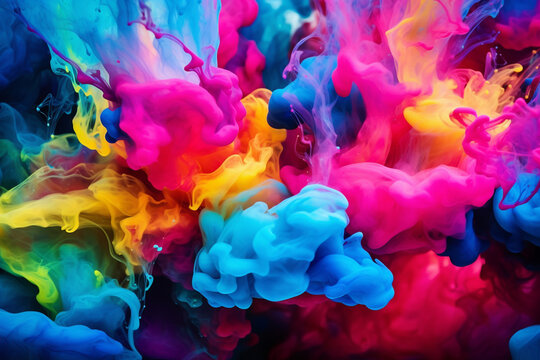
#> input picture img1.jpg, 540 x 360 px
$ jupyter execute intro.ipynb
#> lines starting #> are read from the running program, lines starting #| are printed output that depends on the picture
## Spatial Filtering in Image Processing ##
**Spatial Filtering is a fundamental image processing technique where a small matrix(called a kernel or filter or mask) is applied over an image to emphasize or suppress certain features like edges, noise, or texture(blurring)**

### Common Use Cases ###
- Blurrring / Smoothin
- Sharpening
- Edge Detection
- Noise Reduction

## Types of Linear Filters ##
**1. Linear Spatial Filters**<Br>
**2. Non-linear Spatial Filters**

### Linear Spatial Filters
***A Linear Spatial Filter modifies a pixel by taking a weighted sum of it and its neighboring pixels, where the weights are defined by a kernel (or filter matrix)***

[cell 1]
import cv2
import numpy as np
import matplotlib.pyplot as plt

# Load image in grayscale
img = cv2.imread('img1.jpg', cv2.IMREAD_GRAYSCALE)
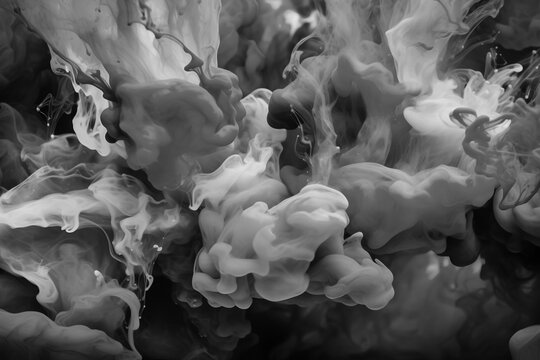
#> img: shape (360, 540); min 0, max 231, mean 89.3
# img = cv2.cvtColor(img, cv2.COLOR_BGR2RGB)

# Define a simple 3x3 averaging kernel
kernel = np.ones((3, 3), np.float32) / 9

# Apply the filter using cv2.filter2D
filtered = cv2.filter2D(img, -1, kernel)

# Show results
plt.subplot(1, 2, 1)
plt.imshow(img, cmap='gray')
plt.title('Original')

plt.subplot(1, 2, 2)
plt.imshow(filtered, cmap='gray')
plt.title('Blurred (3x3 Avg Filter)')

plt.tight_layout()
plt.show()

[cell 2]
# Now, imagine applying this kernel to a pixel's 3×3 neighborhood. You’re summing 9 pixel values. Without dividing, you’d be amplifying the brightness.
# To turn it into an averaging filter, we divide every value by the total number of elements:

# When this kernel is applied:

# You multiply it element-wise with the neighborhood

# Then sum everything

# Which is equivalent to taking the average of the 9 pixels

arr = np.arange(24).reshape(4, 6)
print(arr)
arr = arr / 9
print(arr)
arr_ones = np.ones((3, 3), np.float32)
print(arr_ones)
arr_ones = arr_ones / 9
print(arr_ones)

[cell 3]
hist_original = cv2.calcHist([img], [0], None, [256], [0, 256])
#> hist_original = 256 values, max 1621 at index 93, min 0 at index 230, mean 759.4

hist_filtered = cv2.calcHist([filtered], [0], None, [256], [0, 256])
#> hist_filtered = 256 values, max 1588 at index 93, min 0 at index 0, mean 759.4

plt.figure(figsize=(12, 2))

plt.subplot(1, 2, 1)
plt.plot(hist_original, color='black')
plt.title("Original")
# plt.xlim((200, 260))

plt.subplot(1, 2, 2)
plt.plot(hist_filtered, color='black')
plt.title("Filtered")
# plt.xlim((0, 30))

plt.tight_layout()
plt.show()
#> figure, not shown here; panel 1: curve peaks at x = 93, y = 1621; panel 2: curve peaks at x = 93, y = 1588

[cell 4]
img1 = cv2.imread('image.png', cv2.IMREAD_GRAYSCALE)
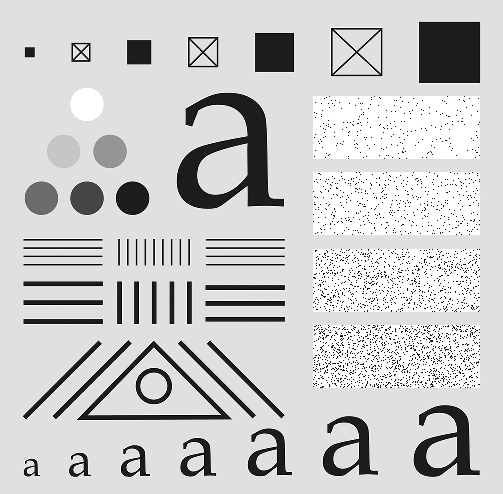
#> input picture image.png, 503 x 494 px
#> img1: shape (494, 503); min 0, max 255, mean 203.2

kernel = np.ones((3, 3), np.float32) / 9

filtered1 = cv2.filter2D(img1, -1, kernel)
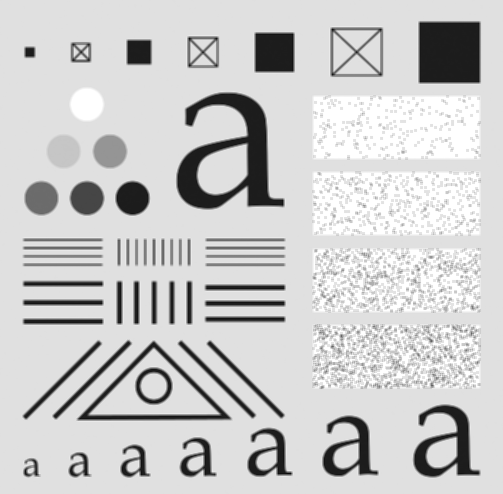
#> filtered1: shape (494, 503); min 10, max 255, mean 203.4

plt.subplot(1, 2, 1)
plt.imshow(img1,cmap='gray')
plt.title("Original")

plt.subplot(1, 2, 2)
plt.imshow(filtered1, cmap='gray')
plt.title("Blurred (3x3 Avg Filter)")

plt.tight_layout()
plt.show()

[cell 5]
hist_original = cv2.calcHist([img1], [0], None, [256], [0, 256])
#> hist_original = 256 values, max 127397 at index 224, min 0 at index 1, mean 970.6

hist_filtered = cv2.calcHist([filtered1], [0], None, [256], [0, 256])
#> hist_filtered = 256 values, max 149943 at index 224, min 0 at index 0, mean 970.6

plt.figure(figsize=(12, 2))

plt.subplot(1, 2, 1)
plt.plot(hist_original, color='black')
plt.title("Original")
# plt.xlim((200, 260))

plt.subplot(1, 2, 2)
plt.plot(hist_filtered, color='black')
plt.title("Filtered")
# plt.xlim((0, 30))

plt.tight_layout()
plt.show()
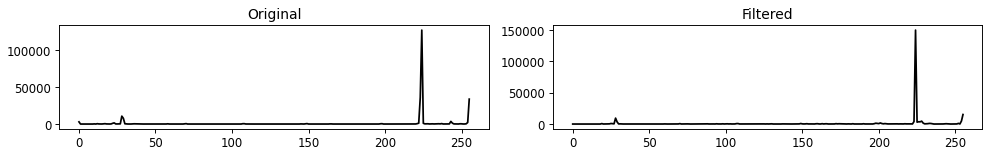
#> figure drawn by matplotlib, 2 panels; panel 1: curve peaks at x = 224, y = 127397; panel 2: curve peaks at x = 224, y = 149943

### To See Visible Changes, Increase the size of Kernel ###

[cell 6]
import cv2
import numpy as np
import matplotlib.pyplot as plt

# Load grayscale image
img = cv2.imread('img1.jpg', cv2.IMREAD_GRAYSCALE)

# Define a 15x15 averaging kernel
kernel = np.ones((3, 3), np.float32) / 9

# Apply filter
filtered = cv2.filter2D(img, -1, kernel)

# Calculate histograms
hist_original = cv2.calcHist([img], [0], None, [256], [0, 256])
#> hist_original = 256 values, max 1621 at index 93, min 0 at index 230, mean 759.4
hist_filtered = cv2.calcHist([filtered], [0], None, [256], [0, 256])
#> hist_filtered = 256 values, max 1588 at index 93, min 0 at index 0, mean 759.4

# Plot everything
plt.figure(figsize=(14, 6))

# Original Image
plt.subplot(2, 2, 1)
plt.imshow(img, cmap='gray')
plt.title("Original Image")
plt.axis('off')

# Histogram of Original
plt.subplot(2, 2, 2)
plt.plot(hist_original, color='black')
plt.title("Original Histogram")

# Filtered Image
plt.subplot(2, 2, 3)
plt.imshow(filtered, cmap='gray')
plt.title("Filtered Image")
plt.axis('off')

# Histogram of Filtered
plt.subplot(2, 2, 4)
plt.plot(hist_filtered, color='black')
plt.title("Filtered Histogram")

plt.tight_layout()
plt.show()
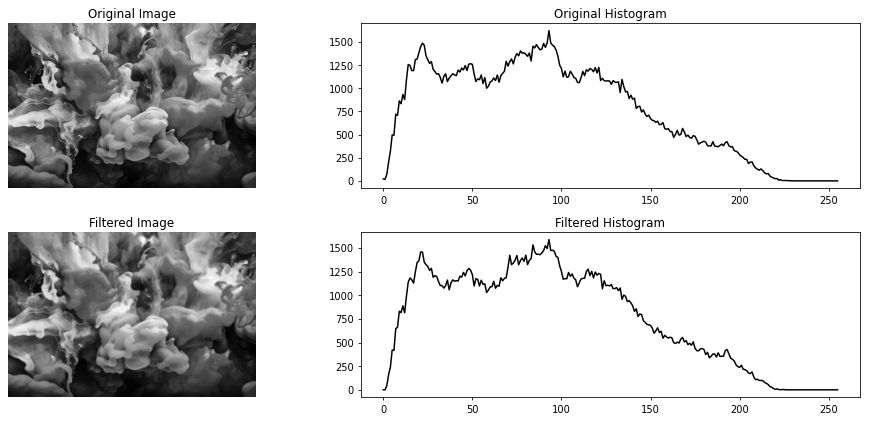
#> figure drawn by matplotlib, 4 panels; panel 2: curve peaks at x = 93, y = 1621; panel 4: curve peaks at x = 93, y = 1588

[cell 7]
img = cv2.imread('img1.jpg', cv2.IMREAD_COLOR_RGB)
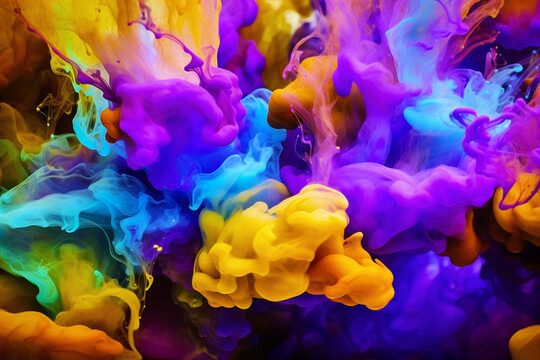
#> img: shape (360, 540, 3); mean B, G, R 115.6, 70.8, 116.1
# [8 lines of commented-out code are left out]


negative = 255 - img
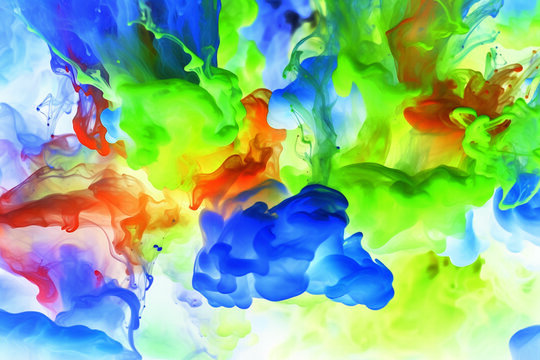
#> negative: shape (360, 540, 3); mean B, G, R 139.4, 184.2, 138.9

# cv2.imshow('Color Anti-riot', negative)
# cv2.waitKey(0)
# cv2.destroyAllWindows()

img_float = img.astype(np.float32)
c_log = 255 / np.log(1 + np.max(img_float))
#> c_log = 45.99
log_image = c_log * np.log(1 + img_float)
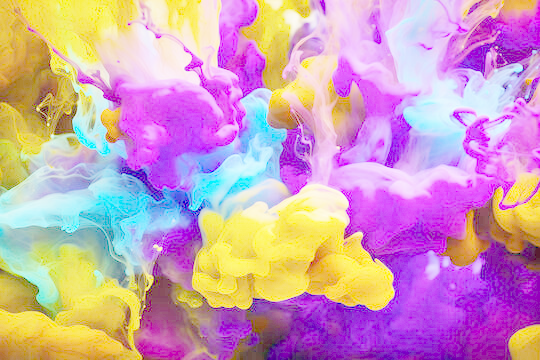
#> log_image: shape (360, 540, 3) float32; mean B, G, R 185.1, 159.8, 205.5
log_image = np.array(log_image, dtype=np.uint8)

# cv2.imshow('Log Image', log_image)
# cv2.waitKey(0)
# cv2.destroyAllWindows()

gamma = 0.4
gamma_image = np.power(img / 255.0, gamma)
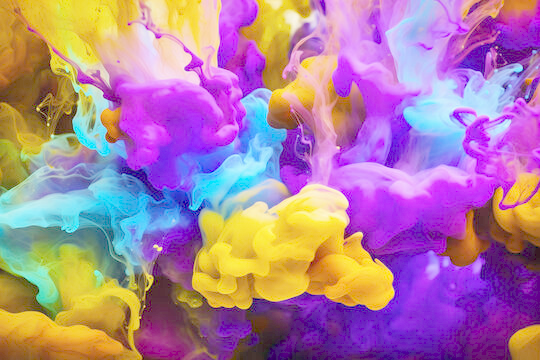
#> gamma_image: shape (360, 540, 3) float64; mean B, G, R 0.631, 0.505, 0.685
gamma_image = np.uint8(gamma_image*255)

# cv2.imshow("Gamma", gamma_image)
# cv2.waitKey(0)
# cv2.destroyAllWindows()


images = np.array([img, negative, log_image, gamma_image])
titles = np.array(["Original", "Negative", "Log Image", "Gamma Image"])

plt.figure(figsize=(12,6))

n = len(images)
#> n = 4
for i in range(n):
  plt.subplot(1, n, i + 1)
  plt.imshow(images[i])
  plt.title(titles[i])
  plt.axis('off')

plt.tight_layout()
plt.show()
#> figure, not shown here; B, G, R data is drawn as R, G, B

[cell 8]
plt.imshow(img_float)
plt.show()
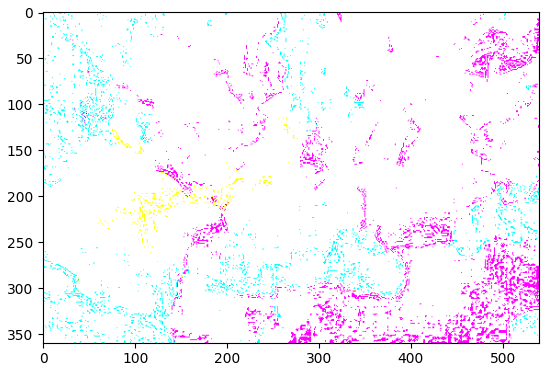
#> figure drawn by matplotlib, 1 panel; B, G, R data is drawn as R, G, B

[cell 9]
img_norm = img_float / 255.0
plt.imshow(img_norm)
plt.show()
